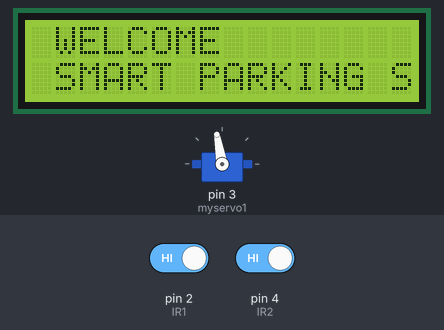
This sketch was run on a simulated Arduino Uno, built with avr-gcc and run on an emulated ATmega328P. On the bench: 16×2 character LCD, servo. The inputs (shaded band) are chosen by the test bench; at power-on: pin 2 (IR1) HIGH, pin 4 (IR2) HIGH.

Above: at 3.2 s.
3.3 s: pin 2 (IR1) driven LOW
At 3.6 s:
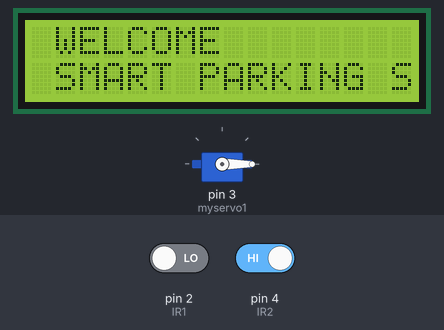
4.8 s: pin 4 (IR2) driven LOW
7.8 s: pin 4 (IR2) driven HIGH
At 8.2 s:
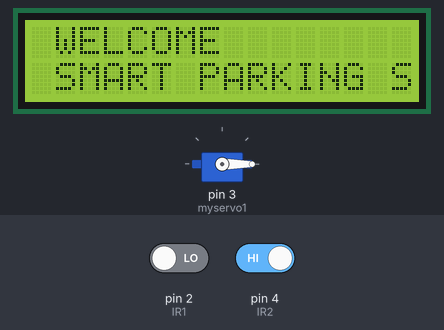
9.3 s: pin 4 (IR2) driven LOW
At 11.0 s:
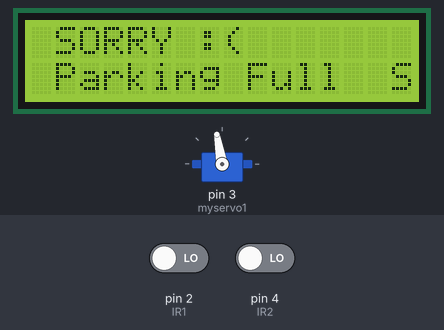
11.8 s: pin 2 (IR1) driven HIGH
At 14.6 s:
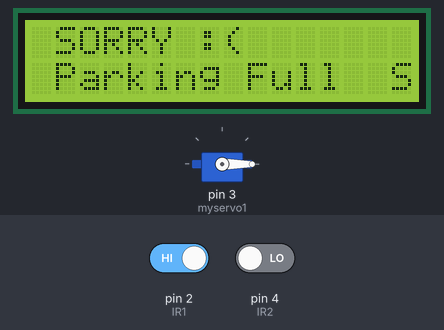
Timing chart, 0 to 15.8 s (numbered marks = the images above; inputs shaded):
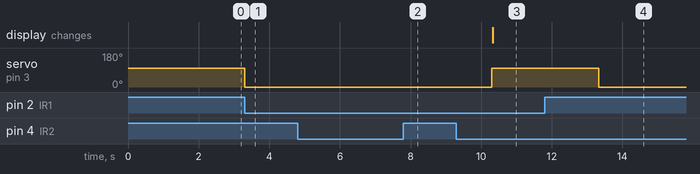

The sketch:

parking.ino
```cpp
    #include <Wire.h>
    #include <LiquidCrystal_I2C.h>
    #include <Adafruit_LiquidCrystal.h>
    LiquidCrystal_I2C lcd(0x20,16,2);
    #include <Servo.h>
    Servo myservo1;
    Adafruit_LiquidCrystal lcd_1(0);
    int IR1 = 2;
    int IR2 = 4;
    int Slot = 4;
    int flag1 = 0;
    int flag2 = 0;
    void setup()
    {
        //lcd.begin();
        lcd_1.begin(16, 2);
        //lcd_1.setBacklight(56);
        pinMode(IR1, INPUT);
        pinMode(IR2, INPUT);

        myservo1.attach(3);
        myservo1.write(100);
        lcd_1.setCursor (0,0);
        lcd_1.print(" WELCOME ");
        lcd_1.setCursor (0,1);
        lcd_1.print(" SMART PARKING SYSTEM ");
        delay (2000);
        //lcd_1.clear();
    }
    void loop()
    {
        if(digitalRead (IR1) == LOW && flag1==0)
        {
            if(Slot>0)
            {
                flag1=1;
                if(flag2==0)
                {
                    myservo1.write(0); Slot = Slot-1;
                }
            }
            else
            {
                lcd_1.setCursor (0,0);
                lcd_1.print(" SORRY :( ");
                lcd_1.setCursor (0,1);
                lcd_1.print(" Parking Full ");
                delay (3000);
                lcd.clear();
            }
        }
        if(digitalRead (IR2) == LOW && flag2==0)
        {
            flag2=1;
            if(flag1==0)
            {
                myservo1.write(0); Slot = Slot+1;
            }
        }
        if(flag1==1 && flag2==1)
        {
            delay (1000);
            myservo1.write(100);
            flag1=0, flag2=0;
        }
    }
```

Measured:
- after the input at 3.3 s, servo on pin 3 (myservo1): 100° → 0° at once
- after the input at 7.8 s, servo on pin 3 (myservo1): stays 0° (without the input it goes to 100° after 1.0 s)
- after the input at 9.3 s, servo on pin 3 (myservo1): 0° → 100° after 1.0 s; the display: changes after 1.0 s (image 3)
- after the input at 11.8 s, servo on pin 3 (myservo1): goes on until 13.3 s, then stays 0°
